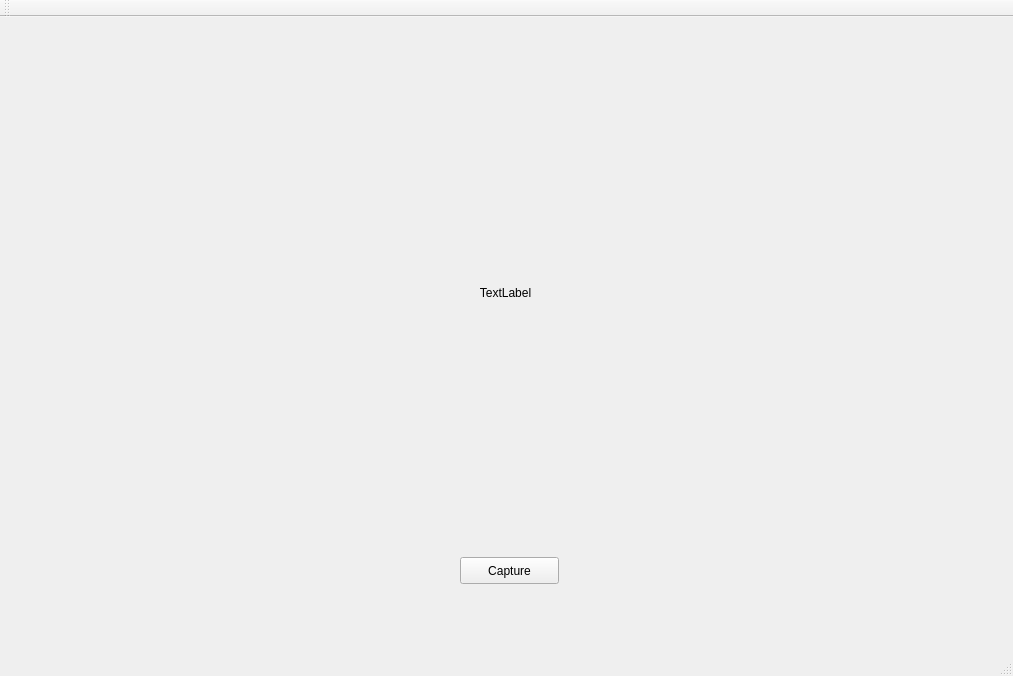
<?xml version="1.0" encoding="UTF-8"?>
<ui version="4.0">
 <class>MainWindow</class>
 <widget class="QMainWindow" name="MainWindow">
  <property name="geometry">
   <rect>
    <x>0</x>
    <y>0</y>
    <width>1013</width>
    <height>676</height>
   </rect>
  </property>
  <property name="windowTitle">
   <string>MainWindow</string>
  </property>
  <widget class="QWidget" name="centralWidget">
   <widget class="QLabel" name="label">
    <property name="geometry">
     <rect>
      <x>190</x>
      <y>40</y>
      <width>631</width>
      <height>471</height>
     </rect>
    </property>
    <property name="text">
     <string>TextLabel</string>
    </property>
    <property name="alignment">
     <set>Qt::AlignCenter</set>
    </property>
   </widget>
   <widget class="QPushButton" name="pushButton">
    <property name="geometry">
     <rect>
      <x>460</x>
      <y>540</y>
      <width>99</width>
      <height>27</height>
     </rect>
    </property>
    <property name="text">
     <string>Capture</string>
    </property>
   </widget>
  </widget>
  <widget class="QMenuBar" name="menuBar">
   <property name="geometry">
    <rect>
     <x>0</x>
     <y>0</y>
     <width>1013</width>
     <height>25</height>
    </rect>
   </property>
  </widget>
  <widget class="QToolBar" name="mainToolBar">
   <attribute name="toolBarArea">
    <enum>TopToolBarArea</enum>
   </attribute>
   <attribute name="toolBarBreak">
    <bool>false</bool>
   </attribute>
  </widget>
  <widget class="QStatusBar" name="statusBar"/>
 </widget>
 <layoutdefault spacing="6" margin="11"/>
 <resources/>
 <connections/>
</ui>
